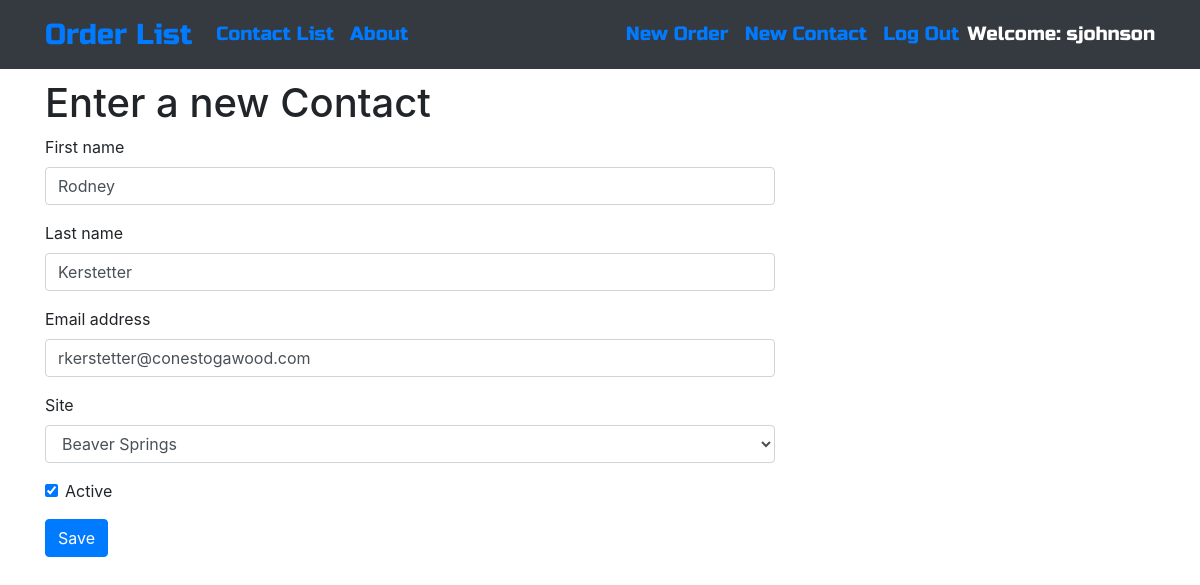
The app's page /contact/2/edit/ (signed in), older data.
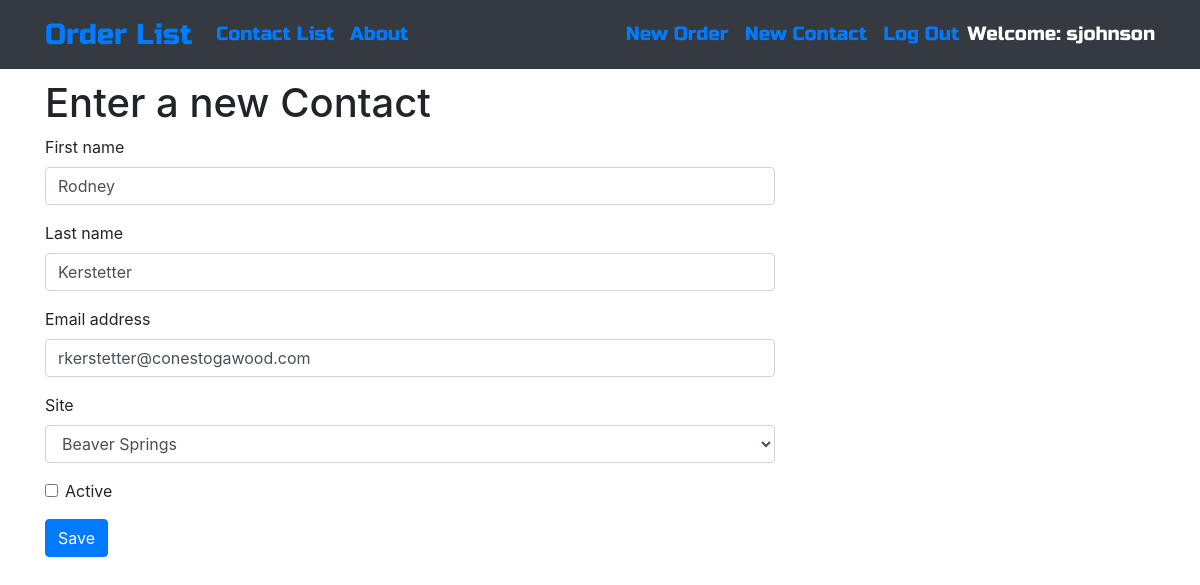
The same page, newer data.
### ordermanager/models.py (models this page shows, shortened)
class Contact(models.Model):
    SITES = (
        ("BVS", "Beaver Springs"),
        ("BVT", "Beavertown"),
    )
    first_name = models.CharField(max_length=50)
    last_name = models.CharField(max_length=50)
    email_address = models.CharField(max_length=100)
    site = models.CharField(max_length=3, choices=SITES)
    active = models.BooleanField(default=True)

### ordermanager/views.py (the view)
# urls.py: path('contact/<int:pk>/edit/', views.ContactUpdateView.as_view(), name='contact_edit'),
class ContactUpdateView(LoginRequiredMixin, UpdateView):
    login_url = '/login/'
    redirect_field_name = 'ordermanager/contact_detail.html'
    form_class = ContactForm
    model = Contact

### ordermanager/forms.py
class ContactForm(forms.ModelForm):
    class Meta:
        model = Contact
        fields = ('first_name', 'last_name', 'email_address', 'site', 'active')
        widgets = {
            'first_name': forms.TextInput(attrs={'class': 'textinputclass'}),
            'last_name': forms.TextInput(attrs={'class': 'textinputclass'}),
            'email_address': forms.EmailInput(attrs={'class': 'textinputclass'}),
            'site': forms.Select(attrs={'class': 'comboinputclass'}),
            'active': forms.CheckboxInput(attrs={'class': 'checkboxinputclass'})
        }

### ordermanager/templates/ordermanager/contact_form.html (shortened to what this page needs)
{% extends "ordermanager/base.html" %}
{% load bootstrap4 %}
{% block content %}
    <h1>Enter a new Contact</h1>
    <form class="contact-form" method="POST">
        {% bootstrap_form form %}
        <button type="submit" class="save btn btn-primary">Save</button>
    </form>
{% endblock %}

Row changes from the older to the newer data that the page shows:
changed Contact "Rodney": active "☑" → "☐"
